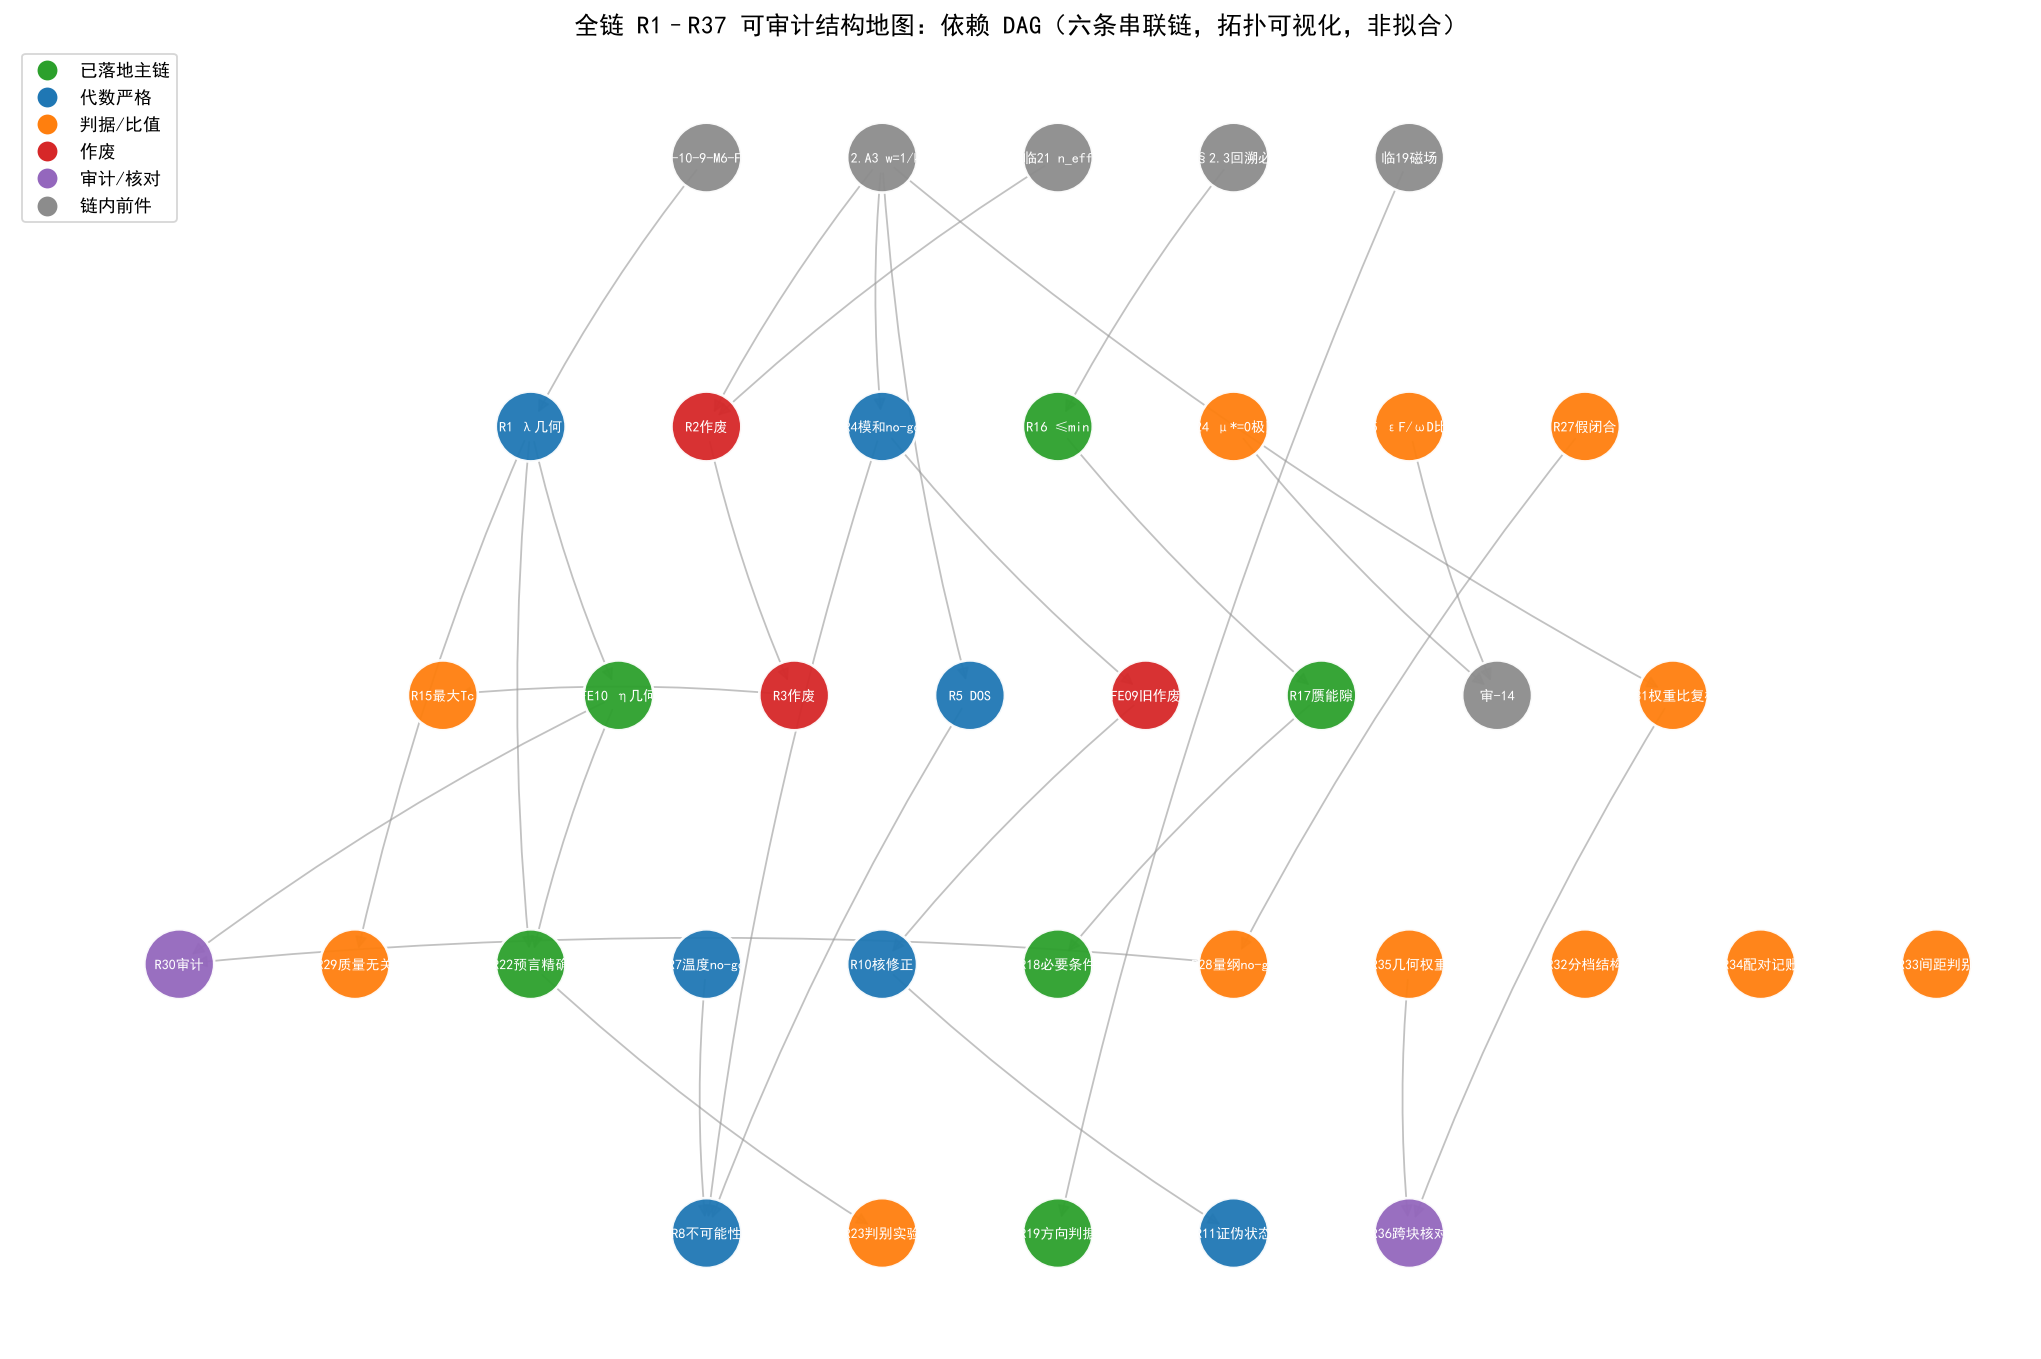

Reproduce this figure in Python.
# -*- coding: utf-8 -*-
"""
R37: 全链 R1-R37 可审计结构地图——依赖 DAG 可视化（拓扑图，非数据拟合）。
节点=推导块，边=前件依赖，颜色=层级状态。无拟合。
运行：python "10 探索/超导第一性研究/04_计算验证/R37_全链结构地图DAG.py"
"""
import csv
import os

import matplotlib
matplotlib.use("Agg")
import matplotlib.pyplot as plt
import networkx as nx

plt.rcParams["font.sans-serif"] = ["SimHei", "Microsoft YaHei"]
plt.rcParams["axes.unicode_minus"] = False

HERE = os.path.dirname(os.path.abspath(__file__))

# (节点, 层级) 层级：landed=落地主链, alg=代数严格, judge=判据比值, void=作废, struct=结构/核对
NODES = {
    "环4-10-9-M6-FE01": "base",
    "R1 λ几何": "alg",
    "FE10 η几何": "landed",
    "R30审计": "struct",
    "R29质量无关": "judge",
    "R22预言精确": "landed",
    "R23判别实验": "judge",
    "12.A3 w=1/k": "base",
    "临21 n_eff": "base",
    "R2作废": "void",
    "R3作废": "void",
    "R15最大Tc": "judge",
    "R4模和no-go": "alg",
    "R5 DOS": "alg",
    "R7温度no-go": "alg",
    "R8不可能性": "alg",
    "FE09旧作废": "void",
    "R10核修正": "alg",
    "R11证伪状态": "alg",
    "HM§2.3回溯必然": "base",
    "R16 ≤min": "landed",
    "R17赝能隙": "landed",
    "R18必要条件": "landed",
    "临19磁场": "base",
    "R19方向判据": "landed",
    "R24 μ*=0极限": "judge",
    "R25 εF/ωD比值": "judge",
    "审-14": "base",
    "R27假闭合": "judge",
    "R28量纲no-go": "judge",
    "R31权重比复核": "judge",
    "R32分档结构": "judge",
    "R34配对记账": "judge",
    "R33间距判别": "judge",
    "R35几何权重": "judge",
    "R36跨块核对": "struct",
}

EDGES = [
    ("环4-10-9-M6-FE01", "R1 λ几何"),
    ("R1 λ几何", "FE10 η几何"),
    ("R1 λ几何", "R29质量无关"),
    ("R1 λ几何", "R22预言精确"),
    ("FE10 η几何", "R22预言精确"),
    ("FE10 η几何", "R30审计"),
    ("R22预言精确", "R23判别实验"),
    ("12.A3 w=1/k", "R2作废"),
    ("12.A3 w=1/k", "R4模和no-go"),
    ("临21 n_eff", "R2作废"),
    ("R2作废", "R3作废"),
    ("R3作废", "R15最大Tc"),
    ("R4模和no-go", "R8不可能性"),
    ("R5 DOS", "R8不可能性"),
    ("R7温度no-go", "R8不可能性"),
    ("12.A3 w=1/k", "R5 DOS"),
    ("R4模和no-go", "FE09旧作废"),
    ("FE09旧作废", "R10核修正"),
    ("R10核修正", "R11证伪状态"),
    ("HM§2.3回溯必然", "R16 ≤min"),
    ("R16 ≤min", "R17赝能隙"),
    ("R17赝能隙", "R18必要条件"),
    ("临19磁场", "R19方向判据"),
    ("R24 μ*=0极限", "审-14"),
    ("R25 εF/ωD比值", "审-14"),
    ("R27假闭合", "R28量纲no-go"),
    ("R28量纲no-go", "R30审计"),
    ("12.A3 w=1/k", "R31权重比复核"),
    ("R31权重比复核", "R36跨块核对"),
    ("R35几何权重", "R36跨块核对"),
]

COLOR = {
    "landed": "#2ca02c",
    "alg": "#1f77b4",
    "judge": "#ff7f0e",
    "void": "#d62728",
    "struct": "#9467bd",
    "base": "#8c8c8c",
}
LABEL = {
    "landed": "已落地主链", "alg": "代数严格", "judge": "判据/比值",
    "void": "作废", "struct": "审计/核对", "base": "链内前件",
}


def assertions():
    out = {}
    out["n_nodes"] = len(NODES)
    out["n_edges"] = len(EDGES)
    G = nx.DiGraph(); G.add_nodes_from(NODES); G.add_edges_from(EDGES)
    out["is_dag"] = bool(nx.is_directed_acyclic_graph(G))
    out["n_components"] = nx.number_weakly_connected_components(G)
    # 落地主链节点数
    out["n_landed"] = sum(1 for v in NODES.values() if v == "landed")
    out["n_void"] = sum(1 for v in NODES.values() if v == "void")
    return out


def plots(a):
    G = nx.DiGraph(); G.add_nodes_from(NODES); G.add_edges_from(EDGES)
    fig, ax = plt.subplots(figsize=(20, 13))
    # 分层布局：按链手动设 y 层
    layers = {
        "环4-10-9-M6-FE01": 0, "12.A3 w=1/k": 0, "临21 n_eff": 0,
        "HM§2.3回溯必然": 0, "临19磁场": 0,
        "R1 λ几何": 1, "R2作废": 1, "R4模和no-go": 1, "R16 ≤min": 1,
        "R24 μ*=0极限": 1, "R25 εF/ωD比值": 1, "R27假闭合": 1,
        "R15最大Tc": 2,
        "FE10 η几何": 2, "R3作废": 2, "R5 DOS": 2, "FE09旧作废": 2,
        "R17赝能隙": 2, "审-14": 2, "R31权重比复核": 2,
        "R30审计": 3, "R29质量无关": 3, "R22预言精确": 3, "R7温度no-go": 3,
        "R10核修正": 3, "R18必要条件": 3, "R28量纲no-go": 3,
        "R35几何权重": 3, "R32分档结构": 3, "R34配对记账": 3, "R33间距判别": 3,
        "R8不可能性": 4, "R23判别实验": 4, "R19方向判据": 4, "R11证伪状态": 4, "R36跨块核对": 4,
    }
    pos = {}
    per_layer = {}
    for n, y in layers.items():
        per_layer.setdefault(y, []).append(n)
    for y, ns in per_layer.items():
        for i, n in enumerate(ns):
            pos[n] = ((i - (len(ns) - 1) / 2) * 2.6, -y * 2.2)
    colors = [COLOR[NODES[n]] for n in G.nodes()]
    nx.draw_networkx_nodes(G, pos, node_color=colors, node_size=1500,
                           edgecolors="white", linewidths=1.5, alpha=0.95)
    nx.draw_networkx_edges(G, pos, arrows=True, arrowsize=14, edge_color="#999",
                           alpha=0.6, connectionstyle="arc3,rad=0.05")
    nx.draw_networkx_labels(G, pos, font_size=8, font_color="white", font_weight="bold")
    handles = [plt.Line2D([0], [0], marker="o", color="w", markerfacecolor=c,
                          markersize=12, label=LABEL[k]) for k, c in COLOR.items()]
    ax.legend(handles=handles, loc="upper left", fontsize=10)
    ax.set_title("全链 R1–R37 可审计结构地图：依赖 DAG（六条串联链，拓扑可视化，非拟合）", fontsize=14)
    ax.axis("off")
    png = os.path.join(HERE, "R37_全链结构地图DAG.png")
    fig.savefig(png, dpi=130, bbox_inches="tight"); plt.close(fig)
    return png


if __name__ == "__main__":
    a = assertions()
    print("=== R37 结构地图断言 ===")
    for k, v in a.items():
        print(f"{k:20s} = {v}")
    p = plots(a)
    path = os.path.join(HERE, "R37_全链结构地图DAG_断言.csv")
    with open(path, "w", newline="", encoding="utf-8-sig") as f:
        w = csv.writer(f); w.writerow(["assertion", "value"])
        for k, v in a.items():
            w.writerow([k, v])
    print(f"\n图像: {p}\n断言表: {path}")
